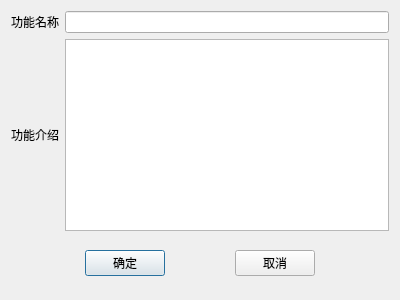
<?xml version="1.0" encoding="UTF-8"?>
<ui version="4.0">
 <class>combine_func_introduction_dialog</class>
 <widget class="QDialog" name="combine_func_introduction_dialog">
  <property name="geometry">
   <rect>
    <x>0</x>
    <y>0</y>
    <width>400</width>
    <height>300</height>
   </rect>
  </property>
  <property name="windowTitle">
   <string>功能名称及介绍</string>
  </property>
  <layout class="QVBoxLayout" name="verticalLayout">
   <item>
    <layout class="QHBoxLayout" name="horizontalLayout_3">
     <item>
      <widget class="QLabel" name="label">
       <property name="text">
        <string>功能名称</string>
       </property>
       <property name="alignment">
        <set>Qt::AlignCenter</set>
       </property>
      </widget>
     </item>
     <item>
      <widget class="QLineEdit" name="lineEdit"/>
     </item>
    </layout>
   </item>
   <item>
    <layout class="QHBoxLayout" name="horizontalLayout_2">
     <item>
      <widget class="QLabel" name="label_command_built_in">
       <property name="text">
        <string>功能介绍</string>
       </property>
       <property name="alignment">
        <set>Qt::AlignCenter</set>
       </property>
      </widget>
     </item>
     <item>
      <widget class="QPlainTextEdit" name="plainTextEdit"/>
     </item>
    </layout>
   </item>
   <item>
    <widget class="QWidget" name="widget" native="true">
     <property name="sizePolicy">
      <sizepolicy hsizetype="Preferred" vsizetype="Expanding">
       <horstretch>0</horstretch>
       <verstretch>0</verstretch>
      </sizepolicy>
     </property>
     <layout class="QHBoxLayout" name="horizontalLayout">
      <item>
       <spacer name="horizontalSpacer_2">
        <property name="orientation">
         <enum>Qt::Horizontal</enum>
        </property>
        <property name="sizeHint" stdset="0">
         <size>
          <width>58</width>
          <height>20</height>
         </size>
        </property>
       </spacer>
      </item>
      <item>
       <widget class="QPushButton" name="button_yes">
        <property name="sizePolicy">
         <sizepolicy hsizetype="Minimum" vsizetype="Fixed">
          <horstretch>0</horstretch>
          <verstretch>0</verstretch>
         </sizepolicy>
        </property>
        <property name="text">
         <string>确定</string>
        </property>
       </widget>
      </item>
      <item>
       <spacer name="horizontalSpacer">
        <property name="orientation">
         <enum>Qt::Horizontal</enum>
        </property>
        <property name="sizeHint" stdset="0">
         <size>
          <width>58</width>
          <height>20</height>
         </size>
        </property>
       </spacer>
      </item>
      <item>
       <widget class="QPushButton" name="button_no">
        <property name="sizePolicy">
         <sizepolicy hsizetype="Minimum" vsizetype="Fixed">
          <horstretch>0</horstretch>
          <verstretch>0</verstretch>
         </sizepolicy>
        </property>
        <property name="text">
         <string>取消</string>
        </property>
       </widget>
      </item>
      <item>
       <spacer name="horizontalSpacer_3">
        <property name="orientation">
         <enum>Qt::Horizontal</enum>
        </property>
        <property name="sizeHint" stdset="0">
         <size>
          <width>58</width>
          <height>20</height>
         </size>
        </property>
       </spacer>
      </item>
     </layout>
    </widget>
   </item>
  </layout>
 </widget>
 <resources/>
 <connections/>
</ui>
